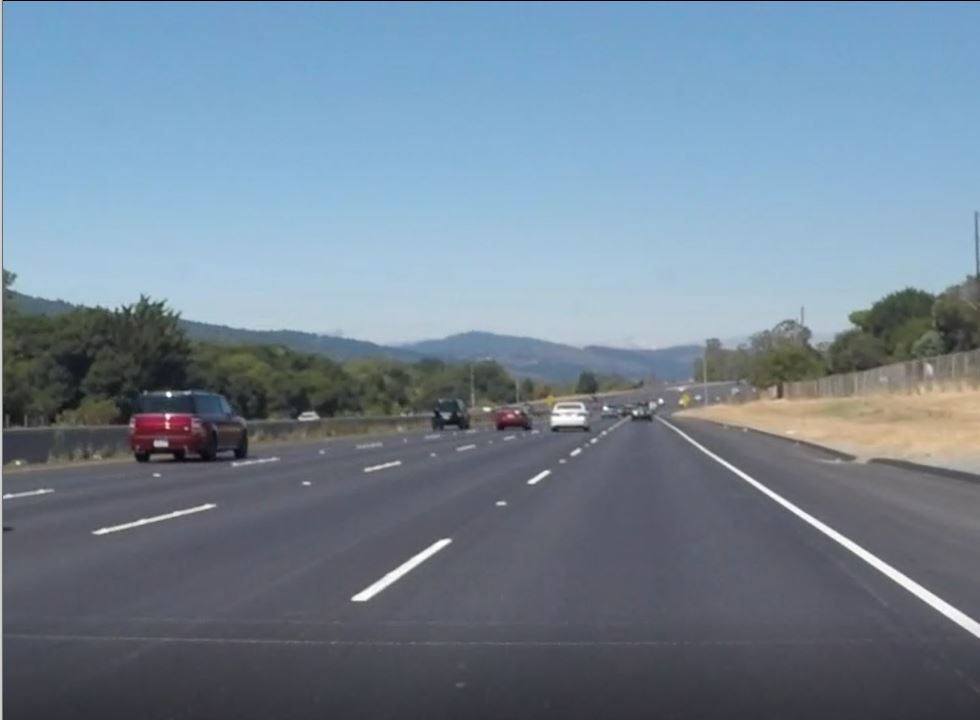
#> input picture Capture2.jpg, 980 x 720 px
$ python Lane_detection.py
#> lines starting #> are read from the running program, lines starting #| are printed output that depends on the picture; after the words box and inside, x2 and y2 are one past the last pixel; in counts of white or black regions, pixels touching at a corner belong together
import cv2
import numpy as np
import matplotlib.pyplot as plt


#==definisson une fonction canny==#
def canny(image):
    # converting an image to gray scale
    gray_img = cv2.cvtColor(image, 0)
    # Reducing Noise
    blur = cv2.GaussianBlur(gray_img, (5, 5), 0)
    canny = cv2.Canny(blur, 40, 100)
    return canny


#=========Definition of a function allowing the Cropping the Region of Interest=====#
def Interest_regions(image):
    h= image.shape[0]
    T = np.array([
            [(200, h),(1100, h), (550,250)]
            ])
    Mask = np.zeros_like(image)
    cv2.fillPoly(Mask, T, [255, 255, 255])
    Masked_image = cv2.bitwise_and(canny, Mask)
    return  Masked_image


#=========Definition of a function allowing for the desplay of a the image lines=====#
def show_lines(image, lines):
    Line_Image=np.zeros_like(image)
    if lines is not None:
        for L in lines:
            #print(L)
            LN=L.reshape(4)
            A1, B1, A2, B2 = LN
            cv2.line(Line_Image, (A1, B1), (A2, B2), (255, 0, 0), 10) #LaneImage, start point, end point, color(BGR) ,thickness
    return Line_Image


#=====Définition de la fontion  HOUGHLINESP for drawing detected  lane marking on the image====#
def HOUGHLINESP(image, rho, theta, threshold, lines, minLineLength, maxLineGap):
    return cv2.HoughLinesP(image, rho, theta, threshold, lines, minLineLength, maxLineGap) #Edges, rho, theta, thresh , minLength ,max Gap


#=======================Implementation====================#

image = cv2.imread('Capture2.jpg')
#> image is the input picture: shape (720, 980, 3); mean B, G, R 148.4, 132.3, 114.9

lane_img_C = np.copy(image)

canny = canny(lane_img_C)
#> in canny, `canny = cv2.Canny(blur, 40, 100)`:
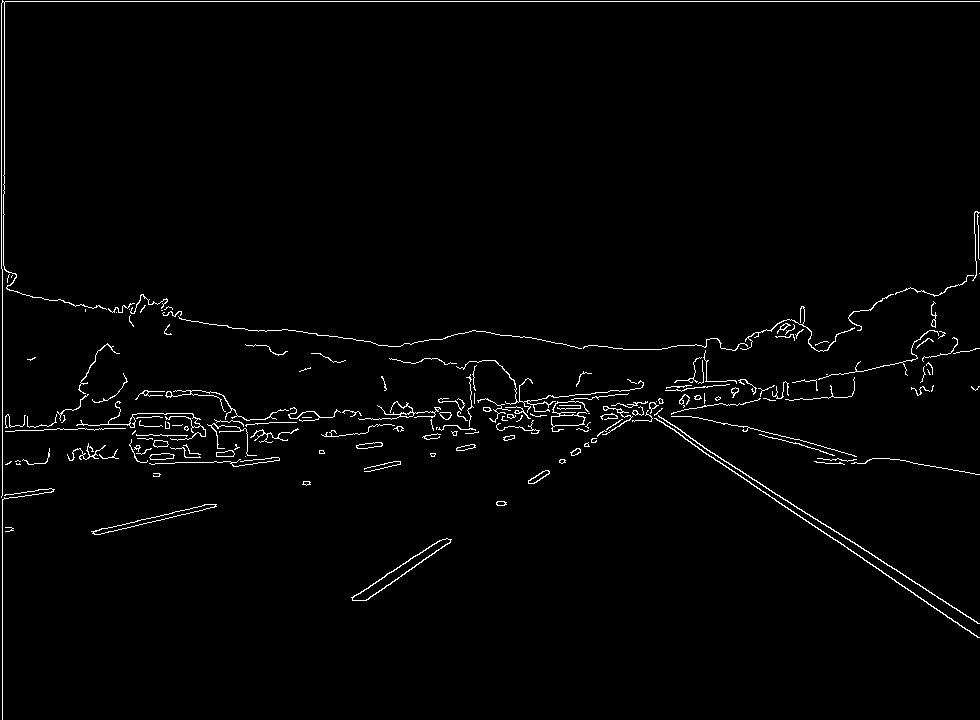
#> canny: shape (720, 980); 1.8% white in thin lines or dots

C_Image = Interest_regions(canny) #Appel de la fonction Interest_regions
#> in Interest_regions, `cv2.fillPoly(Mask, T, [255, 255, 255])`:
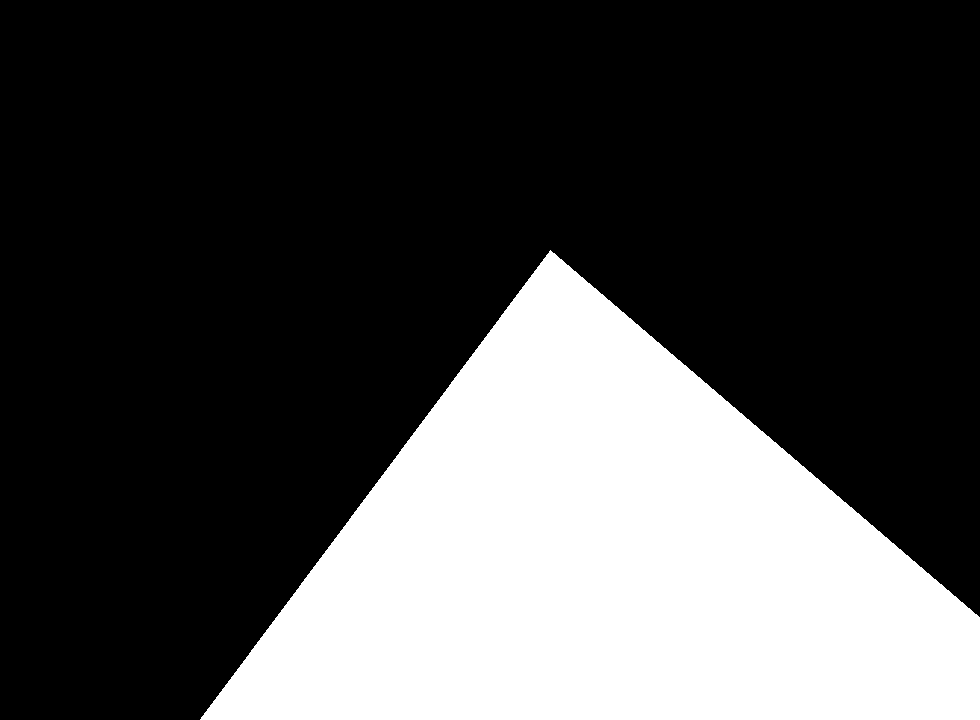
#> Mask: shape (720, 980); 29.1% white; 1 white region, box (x1, y1, x2, y2) and area: (200, 250, 980, 720) 205445
#> in Interest_regions, `Masked_image = cv2.bitwise_and(canny, Mask)`:
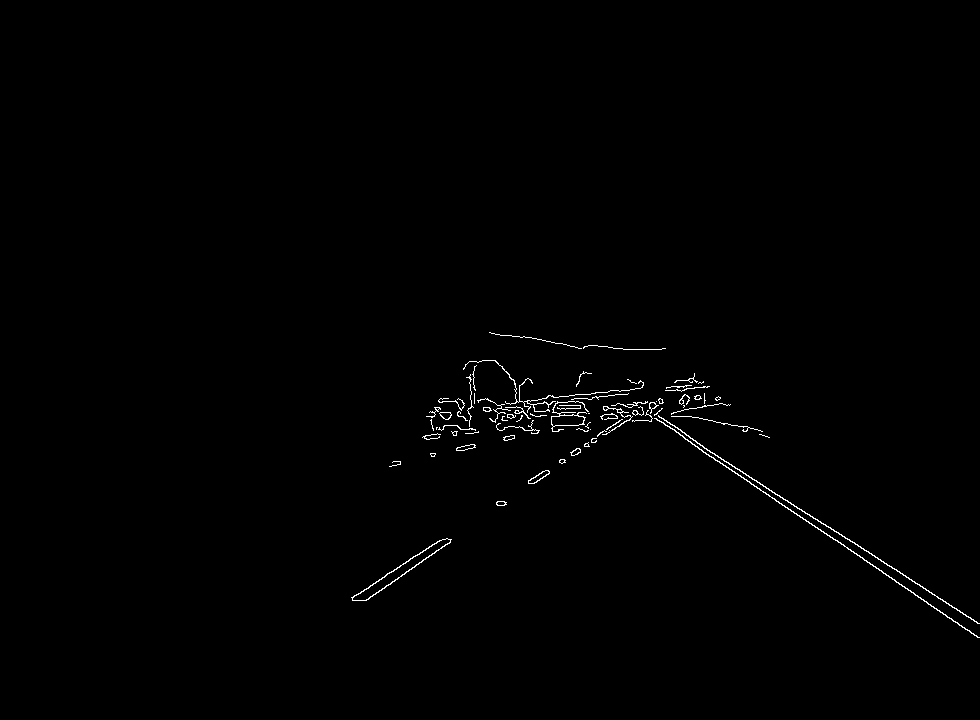
#> Masked_image: shape (720, 980); 0.58% white in thin lines or dots, all inside (x1, y1, x2, y2) = (351, 332, 980, 638)

Lines = HOUGHLINESP(C_Image, 2, 1*np.pi/180, 200, np.array([]), 50, 5)
#> Lines = [[680, 435, 979, 637], [718, 457, 880, 559], [875, 556, 979, 623], [352, 597, 442, 539], [365, 600, 450, 541]]

L_Image=show_lines(lane_img_C, Lines)
#> the loop in show_lines, `for L in lines:` made 5 passes
#> after the loop in show_lines, `for L in lines:`:
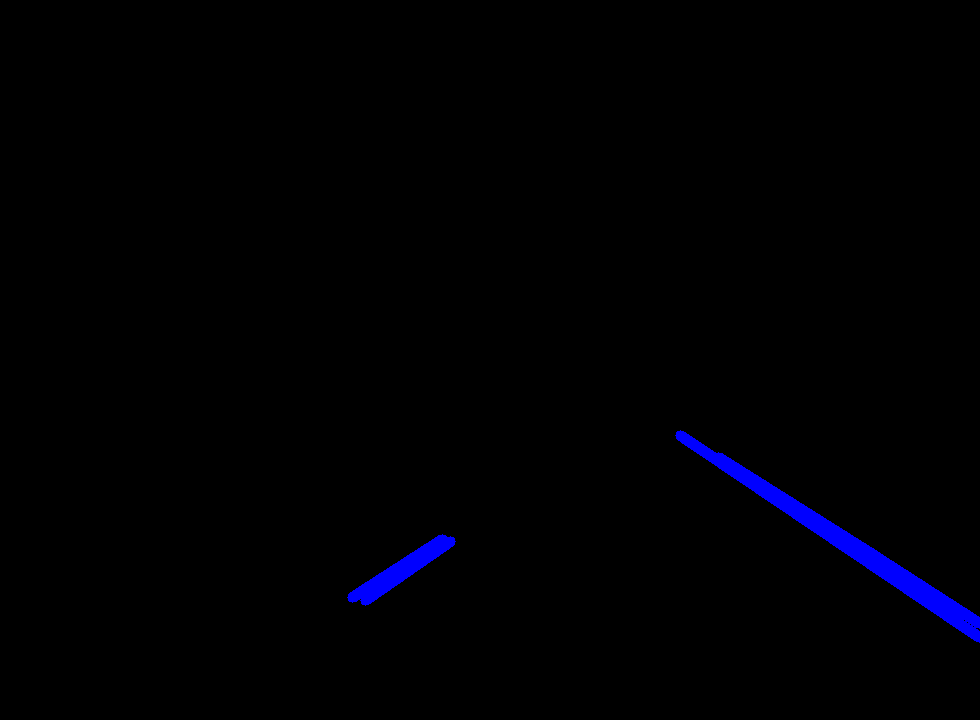
#> Line_Image: shape (720, 980, 3); mean of channels 0, 1, 2 3.1, 0, 0; drawn as B, G, R

cb_images=cv2.addWeighted(lane_img_C, 0.8, L_Image, 1, 1) # Allows to merge the image with the lines onto the original.
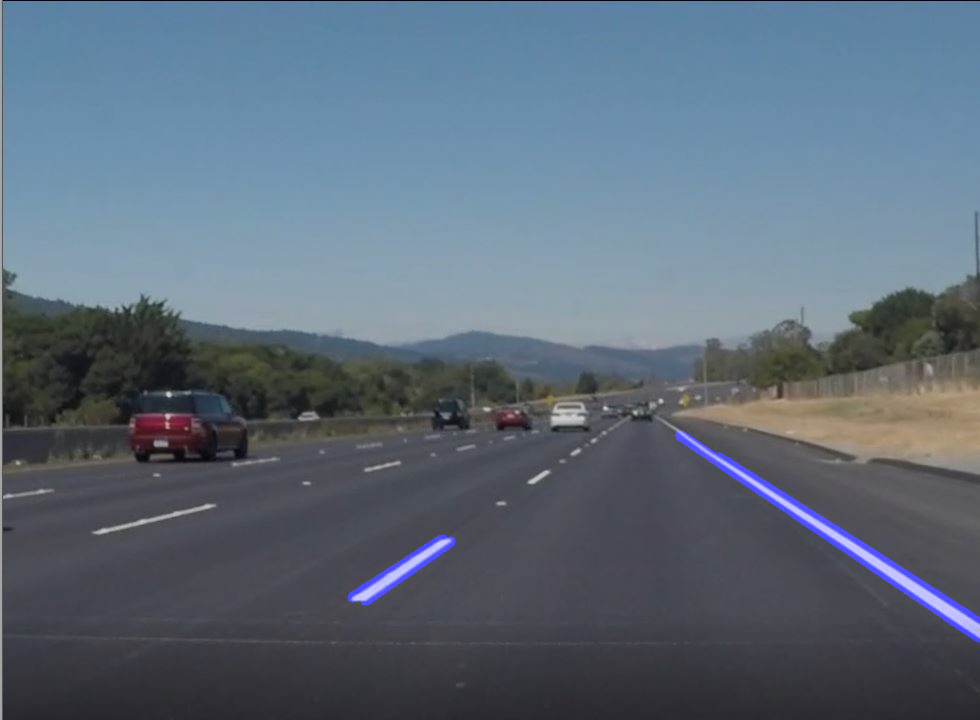
#> cb_images: shape (720, 980, 3); mean B, G, R 121.3, 106.9, 92.9

 # [7 lines of commented-out code are left out]

cv2.imshow('', cb_images)

plt.show()

cv2.waitKey(0)
